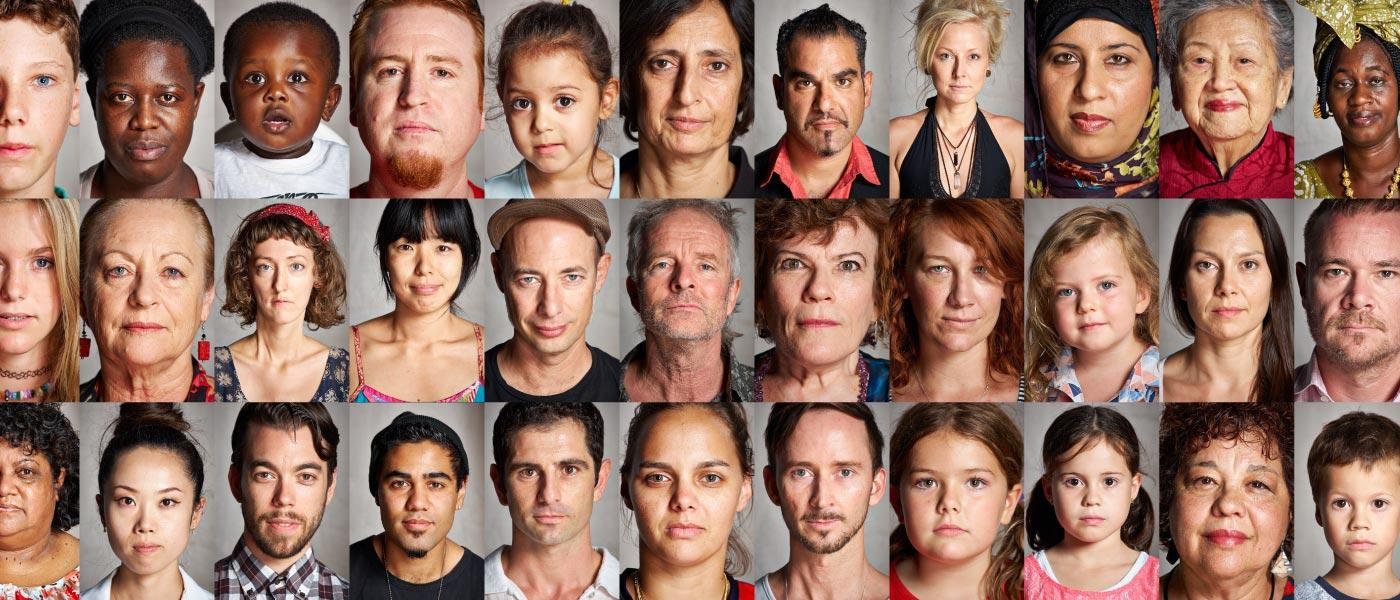
#> input picture images/new-museum-wafaces-banner.jpg, 1400 x 600 px
$ python faceDetection.py
#> lines starting #> are read from the running program, lines starting #| are printed output that depends on the picture; after the words box and inside, x2 and y2 are one past the last pixel; in counts of white or black regions, pixels touching at a corner belong together
import cv2

imagePath = "images/new-museum-wafaces-banner.jpg"
cascPath = "haarcascade_frontalface_default.xml"

#Load the Pics
faceImageColor = cv2.imread(imagePath)
#> faceImageColor is the input picture: shape (600, 1400, 3); mean B, G, R 100, 114.4, 149.6
faceImageGray = cv2.cvtColor(faceImageColor, cv2.COLOR_BGR2GRAY)
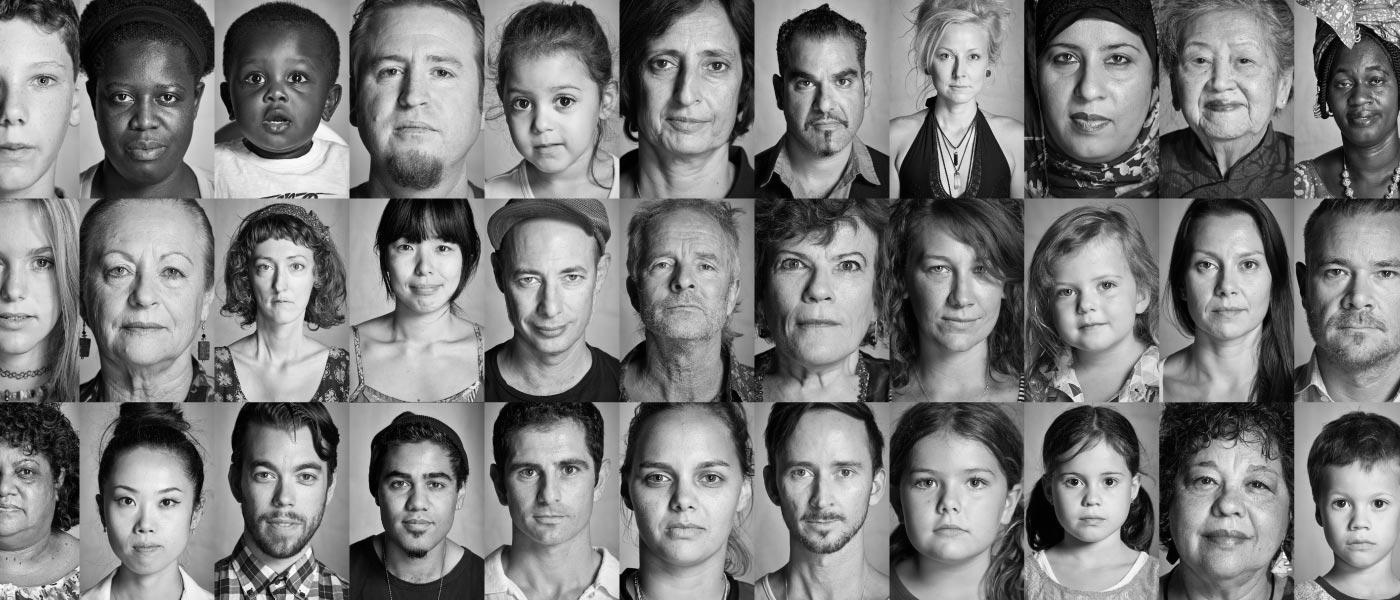
#> faceImageGray: shape (600, 1400); min 0, max 255, mean 123.3

# loading the haar cascade (unmodified version from openCV3.2)
faceHaarCascade = cv2.CascadeClassifier(cascPath)
detectedFaces = faceHaarCascade.detectMultiScale(faceImageGray, scaleFactor = 1.2, minNeighbors = 3, minSize=(10,10))
#> detectedFaces = 31 rows, first 6: [924, 28, 74, 74], [242, 235, 83, 83], [402, 318, 72, 72], [1047, 444, 93, 93], [371, 445, 95, 95], [1320, 475, 74, 74]
print ("# of detected Faces: {0}".format(len(detectedFaces)))
#| # of detected Faces: 31

# Draw the rectangles around the faces. The addtl. if statement is just a noise reducer if necessary
# (255,255,0) -> turquoise color and the '3' right after is the thickness
#  openCV's notation for color is BGR not RGB.
for (x,y,width,height) in detectedFaces:
#    if (y < 1000):
        cv2.rectangle(faceImageColor, (x,y), (x+width, y+height), (255, 255, 0), 3)
#> this loop made 31 passes
#> (x, y, width, height) on passes 1 to 12: (924, 28, 74, 74), (242, 235, 83, 83), (402, 318, 72, 72), (1047, 444, 93, 93), (371, 445, 95, 95), (1320, 475, 74, 74), (1320, 49, 79, 79), (775, 42, 103, 103), (487, 57, 118, 118), (231, 431, 110, 110), (94, 459, 109, 109), (224, 37, 108, 108)
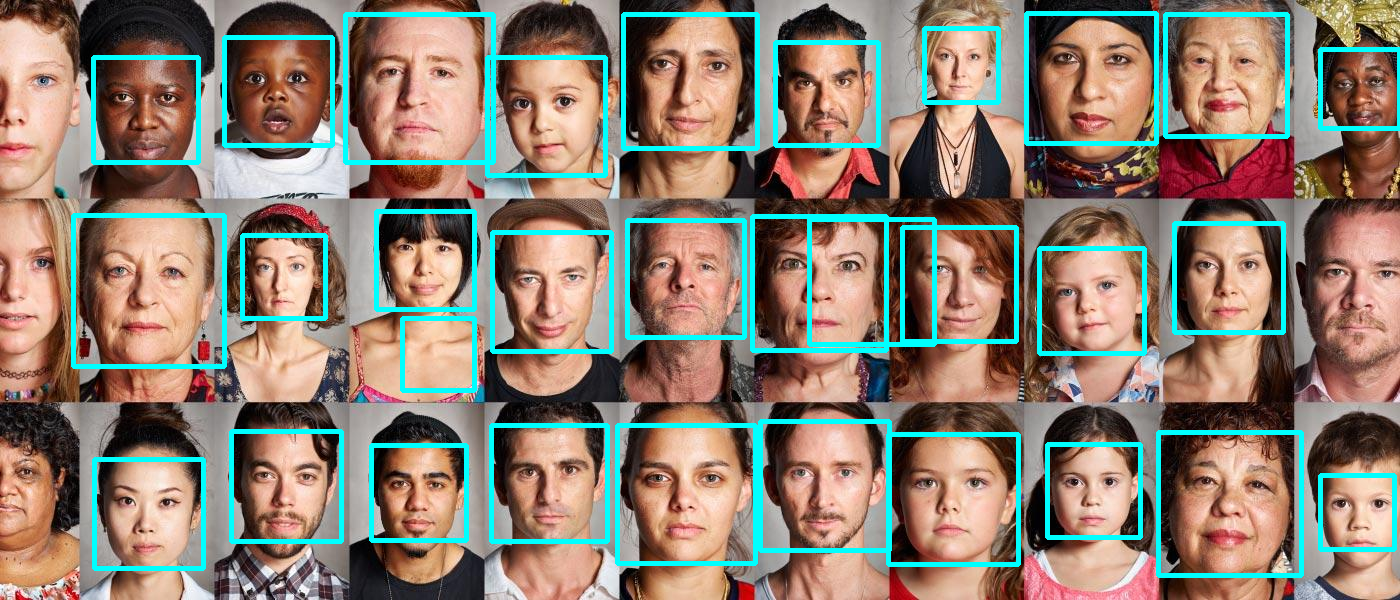
#> faceImageColor: shape (600, 1400, 3); 8.13% of pixels changed, all inside (x1, y1, x2, y2) = (71, 11, 1400, 578)

# Print data of rectangles in terminal if necessary
#for (x,y,width,height) in detectedFaces:
#    print ("x {0}, y {1}".format(x, y))
faceImageColorResized = cv2.resize(faceImageColor, (0,0), fx=0.8, fy=0.8)
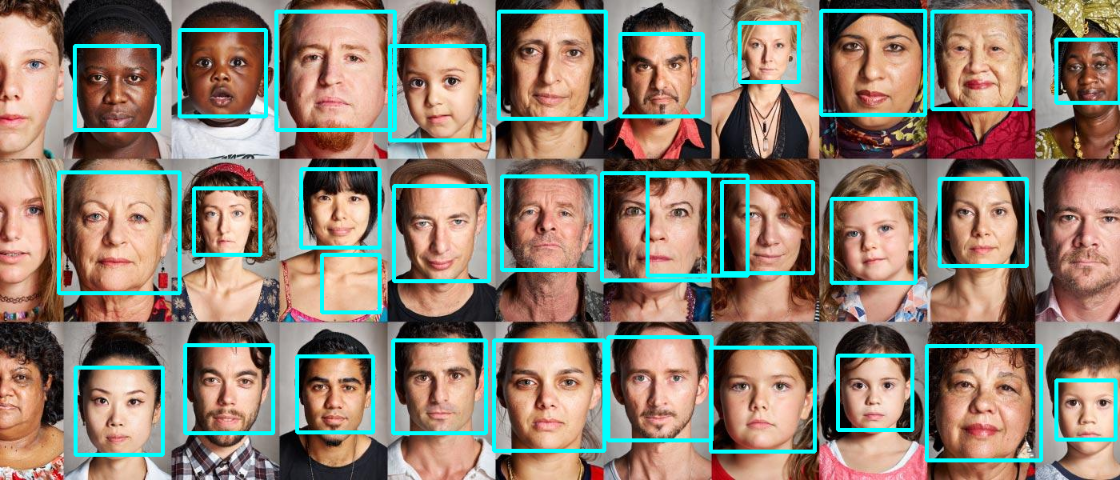
#> faceImageColorResized: shape (480, 1120, 3); mean B, G, R 113.1, 126.5, 138.8
cv2.imshow("Random Faces", faceImageColorResized)
cv2.waitKey(0)
cv2.destroyAllWindows()
